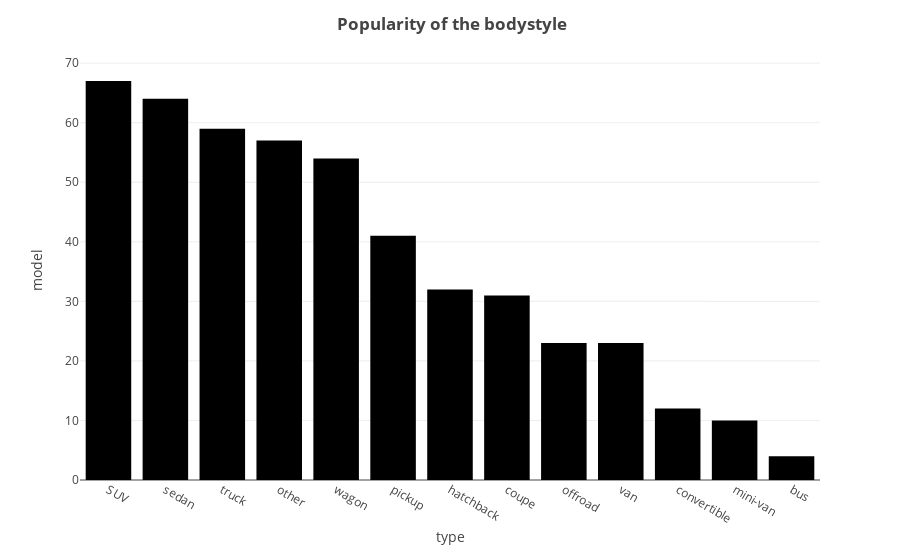

Notebook cell for this chart:
### Code cell
histogram = px.bar(grouped_bodystyle_sorted, x=grouped_bodystyle_sorted.type, y=grouped_bodystyle_sorted.model)
histogram.update_layout(title="<b> Popularity of the bodystyle")
st.plotly_chart(histogram)
histogram

### Figure 1 — Plotly figure (JSON) as saved in the notebook; plotly's stock layout.template omitted (floating-point values rounded to 4 significant figures)
{"data": [{"alignmentgroup": "True", "hovertemplate": "type=%{x}<br>model=%{y}<extra></extra>", "legendgroup": "", "marker": {"color": "#000001", "pattern": {"shape": ""}}, "name": "", "offsetgroup": "", "orientation": "v", "showlegend": false, "textposition": "auto", "type": "bar", "x": ["SUV", "sedan", "truck", "other", "wagon", "pickup", "hatchback", "coupe", "offroad", "van", "convertible", "mini-van", "bus"], "xaxis": "x", "y": [67, 64, 59, 57, 54, 41, 32, 31, 23, 23, 12, 10, 4], "yaxis": "y"}], "layout": {"barmode": "relative", "legend": {"tracegroupgap": 0}, "margin": {"t": 60}, "title": {"text": "<b> Popularity of the bodystyle"}, "xaxis": {"anchor": "y", "domain": [0, 1], "title": {"text": "type"}}, "yaxis": {"anchor": "x", "domain": [0, 1], "title": {"text": "model"}}}}
